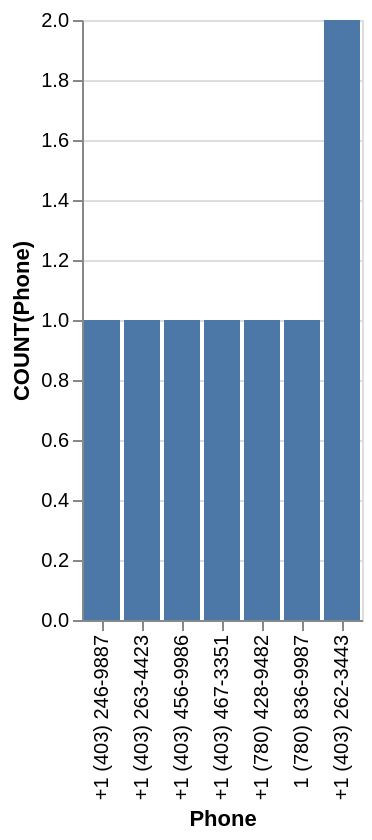

The specification (Vega-Lite) saved for this image:
### Vega-Lite specification from a JSON file in a GitHub repository (floating-point values rounded to 4 significant figures)
{"data": {"values": [{"x_data": "+1 (403) 246-9887", "y_data": 1}, {"x_data": "+1 (403) 263-4423", "y_data": 1}, {"x_data": "+1 (403) 456-9986", "y_data": 1}, {"x_data": "+1 (403) 467-3351", "y_data": 1}, {"x_data": "+1 (780) 428-9482", "y_data": 1}, {"x_data": "1 (780) 836-9987", "y_data": 1}, {"x_data": "+1 (403) 262-3443", "y_data": 2}]}, "mark": "bar", "encoding": {"x": {"field": "x_data", "type": "nominal", "title": "Phone", "sort": {"op": "sum", "field": "y_data", "order": "ascending"}}, "y": {"field": "y_data", "type": "quantitative", "title": "COUNT(Phone)"}}}
